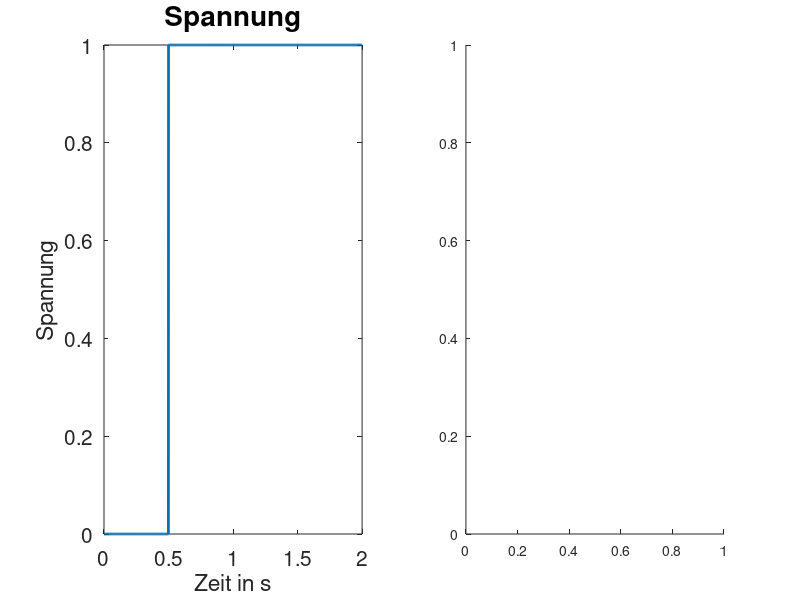

Here is the MATLAB script that generated this plot: (Note: this script raises an error after producing the figure.)
samples=2001;

t = linspace(0, 2, samples);               %vector for time
U = zeros(1, samples);                     %empty vector for voltage

%find the first value in the time vector that is >= 0.5
index = find(t >= 0.5, 1);                 

%set all values of U to 1 that relate to a time >= 0.5
U(index:samples) = 1;                      

C = 500e-6;  % = 500uF
L = 300e-3;  % = 500mH

subplot(1,2,1);                            %subplot, two plots
plot(t, U, 'LineWidth', 2);                %plot U(t) with linewidth 2
set(gca, 'FontSize', 15);                  %fontsize of the axis label
xlabel('Zeit in s');                       %set x-axis label
ylabel('Spannung');                        %set y-axis label
title('Spannung', 'FontSize', 20);         %set title with fontsize 20

subplot(1,2,2);
plot(t, C * UDot(t, U), 'LineWidth', 2);   %plot the current of the cap
set(gca, 'FontSize', 15);
xlabel('Zeit in s');
ylabel('Strom');
title('Kondensator', 'FontSize', 20);

figure;                                    %new plot window
subplot(1,2,1);                            %subplot, two plots
plot(t, U, 'LineWidth', 2);                %plot the voltage
set(gca, 'FontSize', 15);
xlabel('Zeit in s');
ylabel('Spannung');
title('Spannung', 'FontSize', 20);

subplot(1,2,2);
plot(t, UInt(t, U) / L, 'LineWidth', 2);   %plot I(t) of the inductor
set(gca, 'FontSize', 15);
xlabel('Zeit in s');
ylabel('Strom');
title('Spule', 'FontSize', 20);



